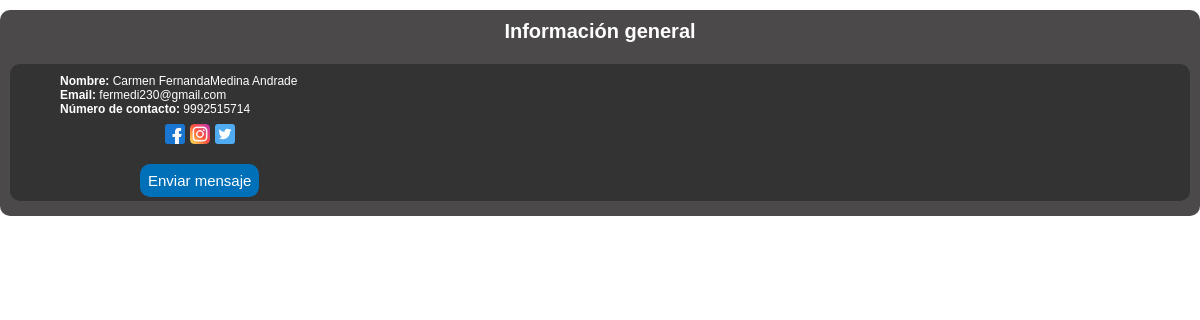
/ventana.php, run on the app's committed database.
### tables this page shows
CREATE TABLE `informacion` (
  `id` int(11) NOT NULL,
  `usuario` varchar(100) NOT NULL,
  `nombreusuario` varchar(40) NOT NULL,
  `apellidousuario` varchar(40) NOT NULL,
  `correousuario` varchar(30) NOT NULL,
  `correo2usuario` varchar(30) NOT NULL,
  `numerousuario` varchar(10) NOT NULL,
  `facebook` varchar(100) NOT NULL,
  `insta` varchar(100) NOT NULL,
  `twitter` varchar(100) NOT NULL
);

### ventana.php (the view, shortened to what this page needs)
<!DOCTYPE html>
<html lang="en">
<head>
    <link rel="stylesheet" href="estilos.css">
</head>
<body>
<div id="contenido_popup">
<H1>Información general</H1><br>
<div id="subcontenido_popup">
    <?php
        include "conexion.php";
        $todos = "SELECT * FROM informacion";
        $resultado = mysqli_query($conectar, $todos);
        while($registro = mysqli_fetch_assoc($resultado))
        {
    ?>
        <h2>Nombre: <span><?php echo $registro['nombreusuario'].$registro['apellidousuario']?></span></h2>
        <h2>Email: <span><?php echo $registro['correousuario']?></span></h2>
        <h2>Número de contacto: <span><?php echo $registro['numerousuario']?></span></h2>
        <div id="a_redes">
            <a href="<?php echo $registro['facebook']?>"><img src="imagenes/facebook1.png" width=20></a>
            <a href="<?php echo $registro['insta']?>"><img src="imagenes/instagram1.png" width=20></a>
            <a href="<?php echo $registro['twitter']?>"><img src="imagenes/twitter1.png" width=20></a>
        </div>
        <?php
        }
        mysqli_free_result($resultado);?><br>
        <a id="env_mensaje" href="msjof_empresa.php">Enviar mensaje</a>
</div>
</div>
</body>
</html>

### estilos.css (style rules this page uses)
* { box-sizing: border-box; margin: 0; padding: 0; }
body { font-family: Helvetica; font-size: 18px; }
#contenido_popup { border-radius: 10px; background-color: #4b4949; padding: 10px; padding-bottom: 15px; margin-top: 10px; margin-bottom: 10px; }
#subcontenido_popup { background-color: white; background-color: #333; border-radius: 10px; padding: 10px; }
#a_redes { margin-top: 8px; margin-left: 145px; }
#contenido_popup span { color: white; font-size: 12px; font-weight: lighter; }
#contenido_popup h2 { margin-left: 40px; color: white; font-size: 12px; font-weight: bold; }
#contenido_popup h1 { color: white; font-size: 12px; font-weight: bold; text-align: center; font-size: 20px; }
#env_mensaje { color: white; margin-left: 120px; font-size: 15px; text-decoration: none; background-color: #0071B8; padding: 8px; border-radius: 10px; }

### data on the page
informacion: nombreusuario "Carmen Fernanda", apellidousuario "Medina Andrade", correousuario "fermedi230@gmail.com", numerousuario "9992515714"
